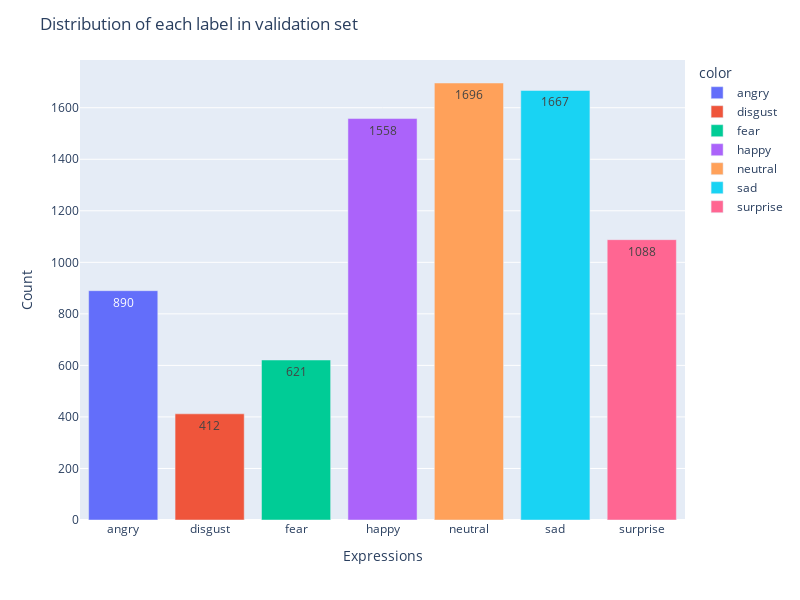

Source (notebook cell):
### Code cell
labels = ["angry", "disgust", "fear", "happy", "neutral", "sad", "surprise"]
fig = px.bar(x=labels, y=class_count_in_validation_set, color=labels)

fig.update_layout(
    title="Distribution of each label in validation set",
    xaxis_title="Expressions",
    yaxis_title="Count",
    height=600,
    width=800,
)

fig.update_traces(texttemplate="%{y}", textposition="inside")

fig.show()

### Figure 1 — Plotly figure (JSON) as saved in the notebook; plotly's stock layout.template omitted (floating-point values rounded to 4 significant figures)
{"data": [{"alignmentgroup": "True", "hovertemplate": "color=angry<br>x=%{x}<br>y=%{y}<extra></extra>", "legendgroup": "angry", "marker": {"color": "#636efa", "pattern": {"shape": ""}}, "name": "angry", "offsetgroup": "angry", "orientation": "v", "showlegend": true, "textposition": "inside", "texttemplate": "%{y}", "type": "bar", "x": ["angry"], "xaxis": "x", "y": [890], "yaxis": "y"}, {"alignmentgroup": "True", "hovertemplate": "color=disgust<br>x=%{x}<br>y=%{y}<extra></extra>", "legendgroup": "disgust", "marker": {"color": "#EF553B", "pattern": {"shape": ""}}, "name": "disgust", "offsetgroup": "disgust", "orientation": "v", "showlegend": true, "textposition": "inside", "texttemplate": "%{y}", "type": "bar", "x": ["disgust"], "xaxis": "x", "y": [412], "yaxis": "y"}, {"alignmentgroup": "True", "hovertemplate": "color=fear<br>x=%{x}<br>y=%{y}<extra></extra>", "legendgroup": "fear", "marker": {"color": "#00cc96", "pattern": {"shape": ""}}, "name": "fear", "offsetgroup": "fear", "orientation": "v", "showlegend": true, "textposition": "inside", "texttemplate": "%{y}", "type": "bar", "x": ["fear"], "xaxis": "x", "y": [621], "yaxis": "y"}, {"alignmentgroup": "True", "hovertemplate": "color=happy<br>x=%{x}<br>y=%{y}<extra></extra>", "legendgroup": "happy", "marker": {"color": "#ab63fa", "pattern": {"shape": ""}}, "name": "happy", "offsetgroup": "happy", "orientation": "v", "showlegend": true, "textposition": "inside", "texttemplate": "%{y}", "type": "bar", "x": ["happy"], "xaxis": "x", "y": [1558], "yaxis": "y"}, {"alignmentgroup": "True", "hovertemplate": "color=neutral<br>x=%{x}<br>y=%{y}<extra></extra>", "legendgroup": "neutral", "marker": {"color": "#FFA15A", "pattern": {"shape": ""}}, "name": "neutral", "offsetgroup": "neutral", "orientation": "v", "showlegend": true, "textposition": "inside", "texttemplate": "%{y}", "type": "bar", "x": ["neutral"], "xaxis": "x", "y": [1696], "yaxis": "y"}, {"alignmentgroup": "True", "hovertemplate": "color=sad<br>x=%{x}<br>y=%{y}<extra></extra>", "legendgroup": "sad", "marker": {"color": "#19d3f3", "pattern": {"shape": ""}}, "name": "sad", "offsetgroup": "sad", "orientation": "v", "showlegend": true, "textposition": "inside", "texttemplate": "%{y}", "type": "bar", "x": ["sad"], "xaxis": "x", "y": [1667], "yaxis": "y"}, {"alignmentgroup": "True", "hovertemplate": "color=surprise<br>x=%{x}<br>y=%{y}<extra></extra>", "legendgroup": "surprise", "marker": {"color": "#FF6692", "pattern": {"shape": ""}}, "name": "surprise", "offsetgroup": "surprise", "orientation": "v", "showlegend": true, "textposition": "inside", "texttemplate": "%{y}", "type": "bar", "x": ["surprise"], "xaxis": "x", "y": [1088], "yaxis": "y"}], "layout": {"barmode": "relative", "height": 600, "legend": {"title": {"text": "color"}, "tracegroupgap": 0}, "margin": {"t": 60}, "title": {"text": "Distribution of each label in validation set"}, "width": 800, "xaxis": {"anchor": "y", "domain": [0, 1], "title": {"text": "Expressions"}}, "yaxis": {"anchor": "x", "domain": [0, 1], "title": {"text": "Count"}}}}
